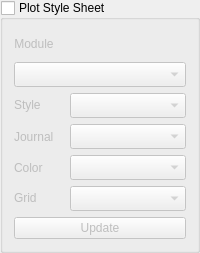
               <widget class="QGroupBox" name="groupBox_plot_style_sheet">
                <property name="sizePolicy">
                 <sizepolicy hsizetype="Preferred" vsizetype="Fixed">
                  <horstretch>0</horstretch>
                  <verstretch>0</verstretch>
                 </sizepolicy>
                </property>
                <property name="title">
                 <string>Plot Style Sheet</string>
                </property>
                <property name="checkable">
                 <bool>true</bool>
                </property>
                <property name="checked">
                 <bool>false</bool>
                </property>
                <layout class="QVBoxLayout" name="verticalLayout_5">
                 <item>
                  <layout class="QVBoxLayout" name="verticalLayout_plot_style_group">
                   <item>
                    <widget class="QLabel" name="label">
                     <property name="sizePolicy">
                      <sizepolicy hsizetype="Fixed" vsizetype="Fixed">
                       <horstretch>0</horstretch>
                       <verstretch>0</verstretch>
                      </sizepolicy>
                     </property>
                     <property name="minimumSize">
                      <size>
                       <width>0</width>
                       <height>25</height>
                      </size>
                     </property>
                     <property name="maximumSize">
                      <size>
                       <width>16777215</width>
                       <height>25</height>
                      </size>
                     </property>
                     <property name="text">
                      <string>Module</string>
                     </property>
                     <property name="alignment">
                      <set>Qt::AlignCenter</set>
                     </property>
                    </widget>
                   </item>
                   <item>
                    <widget class="QComboBox" name="comboBox_plot_style_module">
                     <property name="sizePolicy">
                      <sizepolicy hsizetype="Preferred" vsizetype="Fixed">
                       <horstretch>0</horstretch>
                       <verstretch>0</verstretch>
                      </sizepolicy>
                     </property>
                     <property name="minimumSize">
                      <size>
                       <width>170</width>
                       <height>25</height>
                      </size>
                     </property>
                     <property name="maximumSize">
                      <size>
                       <width>16777215</width>
                       <height>25</height>
                      </size>
                     </property>
                    </widget>
                   </item>
                   <item>
                    <layout class="QVBoxLayout" name="verticalLayout_matplotlib_options">
                     <item>
                      <layout class="QHBoxLayout" name="horizontalLayout_6">
                       <item>
                        <widget class="QLabel" name="label_13">
                         <property name="sizePolicy">
                          <sizepolicy hsizetype="Preferred" vsizetype="Fixed">
                           <horstretch>0</horstretch>
                           <verstretch>0</verstretch>
                          </sizepolicy>
                         </property>
                         <property name="minimumSize">
                          <size>
                           <width>50</width>
                           <height>0</height>
                          </size>
                         </property>
                         <property name="maximumSize">
                          <size>
                           <width>50</width>
                           <height>16777215</height>
                          </size>
                         </property>
                         <property name="text">
                          <string>Style</string>
                         </property>
                        </widget>
                       </item>
                       <item>
                        <widget class="QComboBox" name="comboBox_plot_matplotlib_style">
                         <property name="minimumSize">
                          <size>
                           <width>110</width>
                           <height>25</height>
                          </size>
                         </property>
                         <property name="maximumSize">
                          <size>
                           <width>16777215</width>
                           <height>25</height>
                          </size>
                         </property>
                        </widget>
                       </item>
                      </layout>
                     </item>
                    </layout>
                   </item>
                   <item>
                    <layout class="QVBoxLayout" name="verticalLayout_plot_scienceplot_options">
                     <item>
                      <layout class="QHBoxLayout" name="horizontalLayout_7">
                       <item>
                        <widget class="QLabel" name="label_3">
                         <property name="minimumSize">
                          <size>
                           <width>50</width>
                           <height>0</height>
                          </size>
                         </property>
                         <property name="maximumSize">
                          <size>
                           <width>50</width>
                           <height>16777215</height>
                          </size>
                         </property>
                         <property name="text">
                          <string>Journal</string>
                         </property>
                        </widget>
                       </item>
                       <item>
                        <widget class="QComboBox" name="comboBox_plot_scienceplot_journal">
                         <property name="minimumSize">
                          <size>
                           <width>110</width>
                           <height>25</height>
                          </size>
                         </property>
                         <property name="maximumSize">
                          <size>
                           <width>16777215</width>
                           <height>25</height>
                          </size>
                         </property>
                        </widget>
                       </item>
                      </layout>
                     </item>
                     <item>
                      <layout class="QHBoxLayout" name="horizontalLayout_9">
                       <item>
                        <widget class="QLabel" name="label_12">
                         <property name="minimumSize">
                          <size>
                           <width>50</width>
                           <height>0</height>
                          </size>
                         </property>
                         <property name="maximumSize">
                          <size>
                           <width>50</width>
                           <height>16777215</height>
                          </size>
                         </property>
                         <property name="text">
                          <string>Color</string>
                         </property>
                        </widget>
                       </item>
                       <item>
                        <widget class="QComboBox" name="comboBox_plot_scienceplot_color">
                         <property name="sizePolicy">
                          <sizepolicy hsizetype="Preferred" vsizetype="Fixed">
                           <horstretch>0</horstretch>
                           <verstretch>0</verstretch>
                          </sizepolicy>
                         </property>
                         <property name="minimumSize">
                          <size>
                           <width>110</width>
                           <height>25</height>
                          </size>
                         </property>
                         <property name="maximumSize">
                          <size>
                           <width>16777215</width>
                           <height>25</height>
                          </size>
                         </property>
                        </widget>
                       </item>
                      </layout>
                     </item>
                     <item>
                      <layout class="QHBoxLayout" name="horizontalLayout_8">
                       <item>
                        <widget class="QLabel" name="label_4">
                         <property name="sizePolicy">
                          <sizepolicy hsizetype="Fixed" vsizetype="Fixed">
                           <horstretch>0</horstretch>
                           <verstretch>0</verstretch>
                          </sizepolicy>
                         </property>
                         <property name="minimumSize">
                          <size>
                           <width>50</width>
                           <height>0</height>
                          </size>
                         </property>
                         <property name="maximumSize">
                          <size>
                           <width>50</width>
                           <height>16777215</height>
                          </size>
                         </property>
                         <property name="text">
                          <string>Grid</string>
                         </property>
                        </widget>
                       </item>
                       <item>
                        <widget class="QComboBox" name="comboBox_plot_scienceplot_grid">
                         <property name="sizePolicy">
                          <sizepolicy hsizetype="Preferred" vsizetype="Fixed">
                           <horstretch>0</horstretch>
                           <verstretch>0</verstretch>
                          </sizepolicy>
                         </property>
                         <property name="minimumSize">
                          <size>
                           <width>110</width>
                           <height>25</height>
                          </size>
                         </property>
                         <property name="maximumSize">
                          <size>
                           <width>16777215</width>
                           <height>25</height>
                          </size>
                         </property>
                        </widget>
                       </item>
                      </layout>
                     </item>
                    </layout>
                   </item>
                   <item>
                    <widget class="QPushButton" name="pushButton_plot_uodate_style">
                     <property name="text">
                      <string>Update</string>
                     </property>
                    </widget>
                   </item>
                  </layout>
                 </item>
                </layout>
               </widget>
